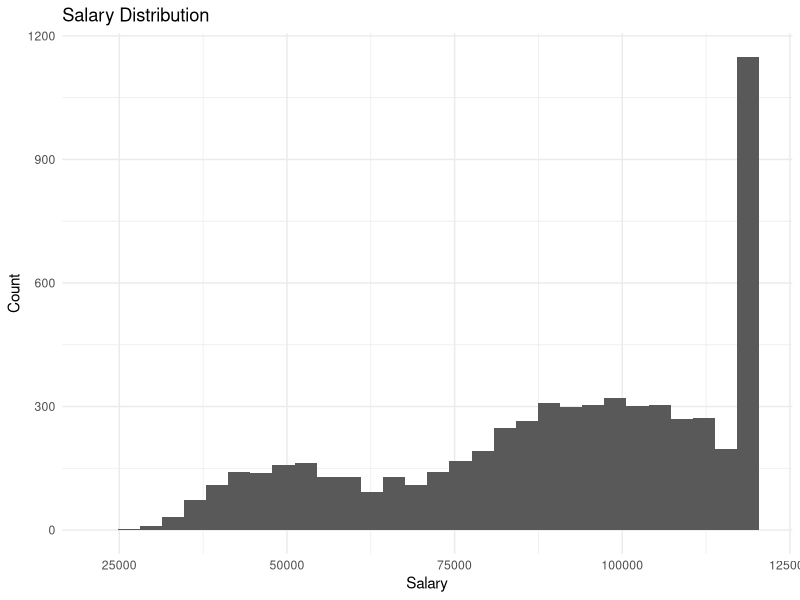
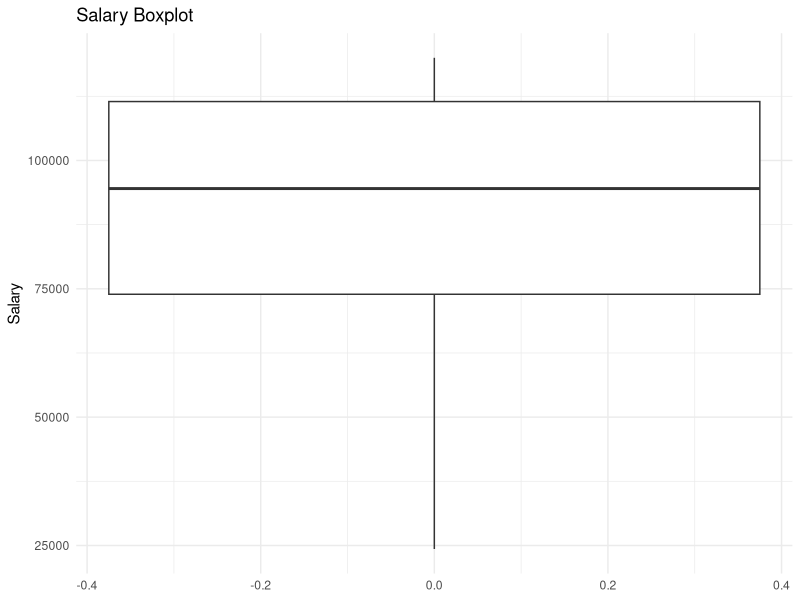
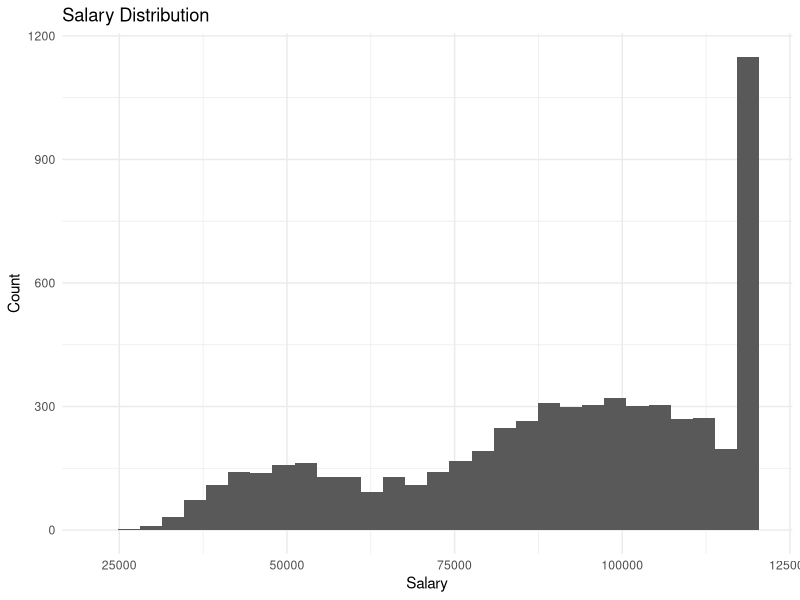
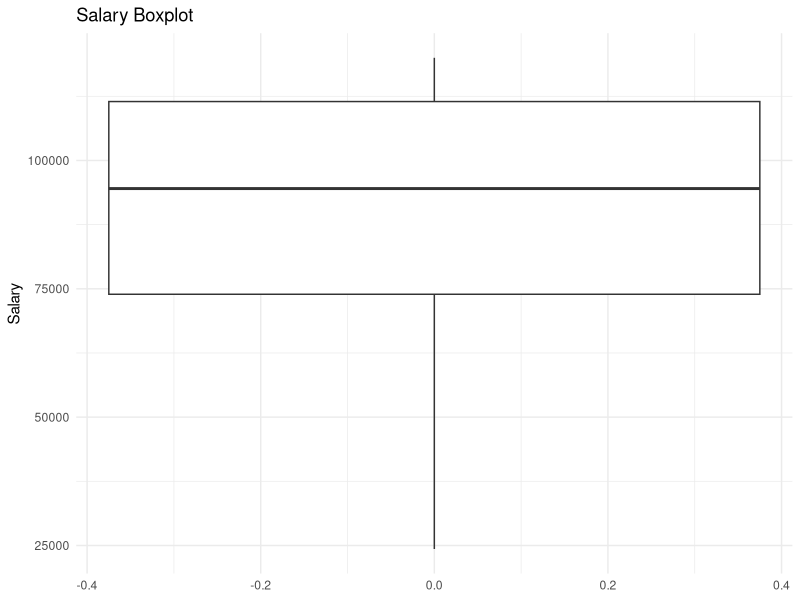
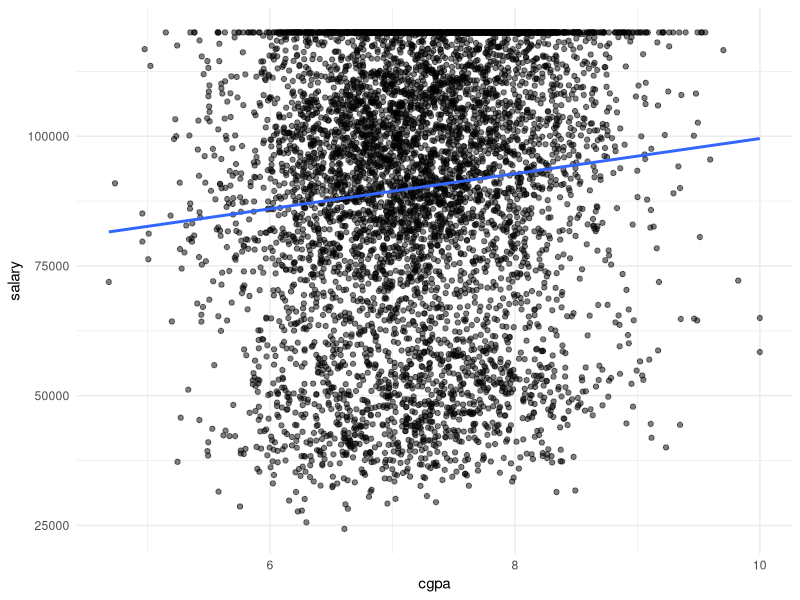
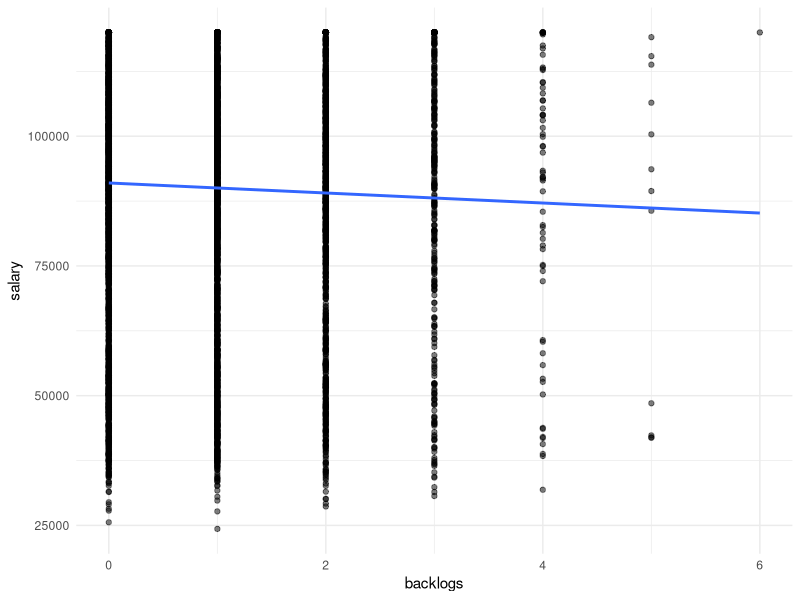
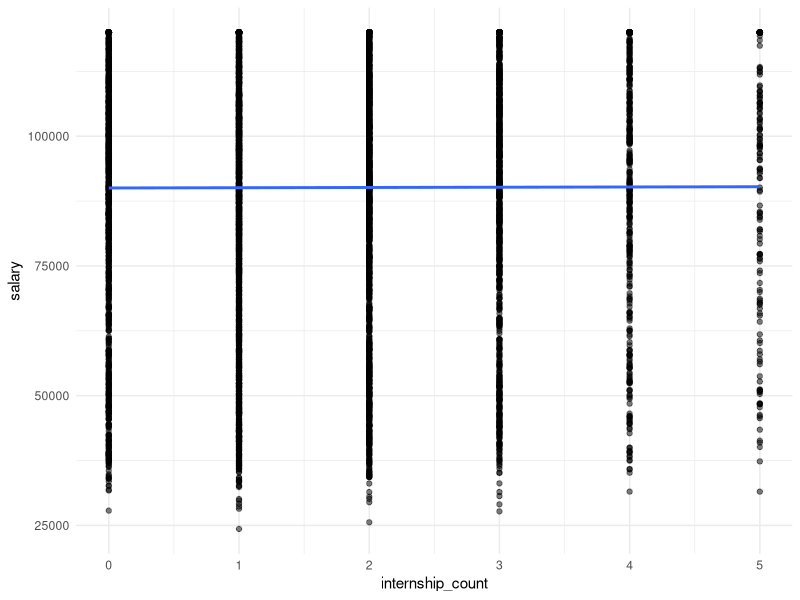
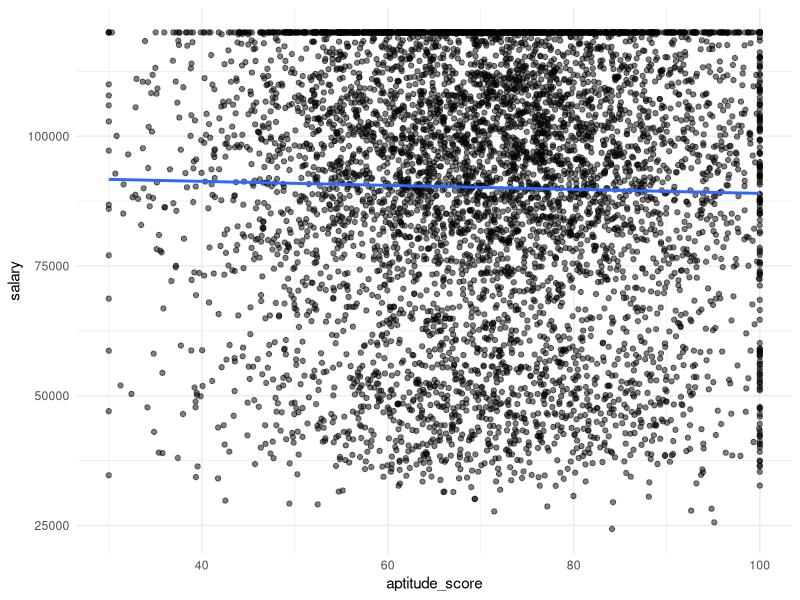

Write the R code that produced these figures, in order.
library(tidyverse)

df <- read_csv("data/placed_salary_data.csv", show_col_types = FALSE)

df <- df %>%
  mutate(
    college_tier = factor(college_tier),
    country = factor(country),
    university_ranking_band = factor(university_ranking_band),
    specialization = factor(specialization),
    industry = factor(industry)
  )

dir.create("output/figures", recursive = TRUE, showWarnings = FALSE)

# salary distribution
ggplot(df, aes(x = salary)) +
  geom_histogram(bins = 30) +
  labs(title = "Salary Distribution", x = "Salary", y = "Count") +
  theme_minimal()

ggsave("output/figures/salary_histogram.png", width = 8, height = 5)

ggplot(df, aes(y = salary)) +
  geom_boxplot() +
  labs(title = "Salary Boxplot", y = "Salary") +
  theme_minimal()

ggsave("output/figures/salary_boxplot.png", width = 6, height = 5)

# scatterplots for numeric predictors
p1 <- ggplot(df, aes(cgpa, salary)) +
  geom_point(alpha = 0.5) +
  geom_smooth(method = "lm", se = FALSE) +
  theme_minimal()

p2 <- ggplot(df, aes(backlogs, salary)) +
  geom_point(alpha = 0.5) +
  geom_smooth(method = "lm", se = FALSE) +
  theme_minimal()

p3 <- ggplot(df, aes(internship_count, salary)) +
  geom_point(alpha = 0.5) +
  geom_smooth(method = "lm", se = FALSE) +
  theme_minimal()

p4 <- ggplot(df, aes(aptitude_score, salary)) +
  geom_point(alpha = 0.5) +
  geom_smooth(method = "lm", se = FALSE) +
  theme_minimal()

p5 <- ggplot(df, aes(communication_score, salary)) +
  geom_point(alpha = 0.5) +
  geom_smooth(method = "lm", se = FALSE) +
  theme_minimal()

p6 <- ggplot(df, aes(internship_quality_score, salary)) +
  geom_point(alpha = 0.5) +
  geom_smooth(method = "lm", se = FALSE) +
  theme_minimal()

ggsave("output/figures/salary_vs_cgpa.png", p1, width = 7, height = 5)
ggsave("output/figures/salary_vs_backlogs.png", p2, width = 7, height = 5)
ggsave("output/figures/salary_vs_internship_count.png", p3, width = 7, height = 5)
ggsave("output/figures/salary_vs_aptitude_score.png", p4, width = 7, height = 5)
ggsave("output/figures/salary_vs_communication_score.png", p5, width = 7, height = 5)
ggsave("output/figures/salary_vs_internship_quality_score.png", p6, width = 7, height = 5)

# boxplots for categorical predictors
b1 <- ggplot(df, aes(college_tier, salary)) +
  geom_boxplot() +
  theme_minimal()

b2 <- ggplot(df, aes(country, salary)) +
  geom_boxplot() +
  theme_minimal()

b3 <- ggplot(df, aes(university_ranking_band, salary)) +
  geom_boxplot() +
  theme_minimal()

b4 <- ggplot(df, aes(specialization, salary)) +
  geom_boxplot() +
  theme_minimal() +
  theme(axis.text.x = element_text(angle = 20, hjust = 1))

b5 <- ggplot(df, aes(industry, salary)) +
  geom_boxplot() +
  theme_minimal() +
  theme(axis.text.x = element_text(angle = 20, hjust = 1))

ggsave("output/figures/salary_by_college_tier.png", b1, width = 7, height = 5)
ggsave("output/figures/salary_by_country.png", b2, width = 7, height = 5)
ggsave("output/figures/salary_by_university_ranking_band.png", b3, width = 7, height = 5)
ggsave("output/figures/salary_by_specialization.png", b4, width = 8, height = 5)
ggsave("output/figures/salary_by_industry.png", b5, width = 8, height = 5)
